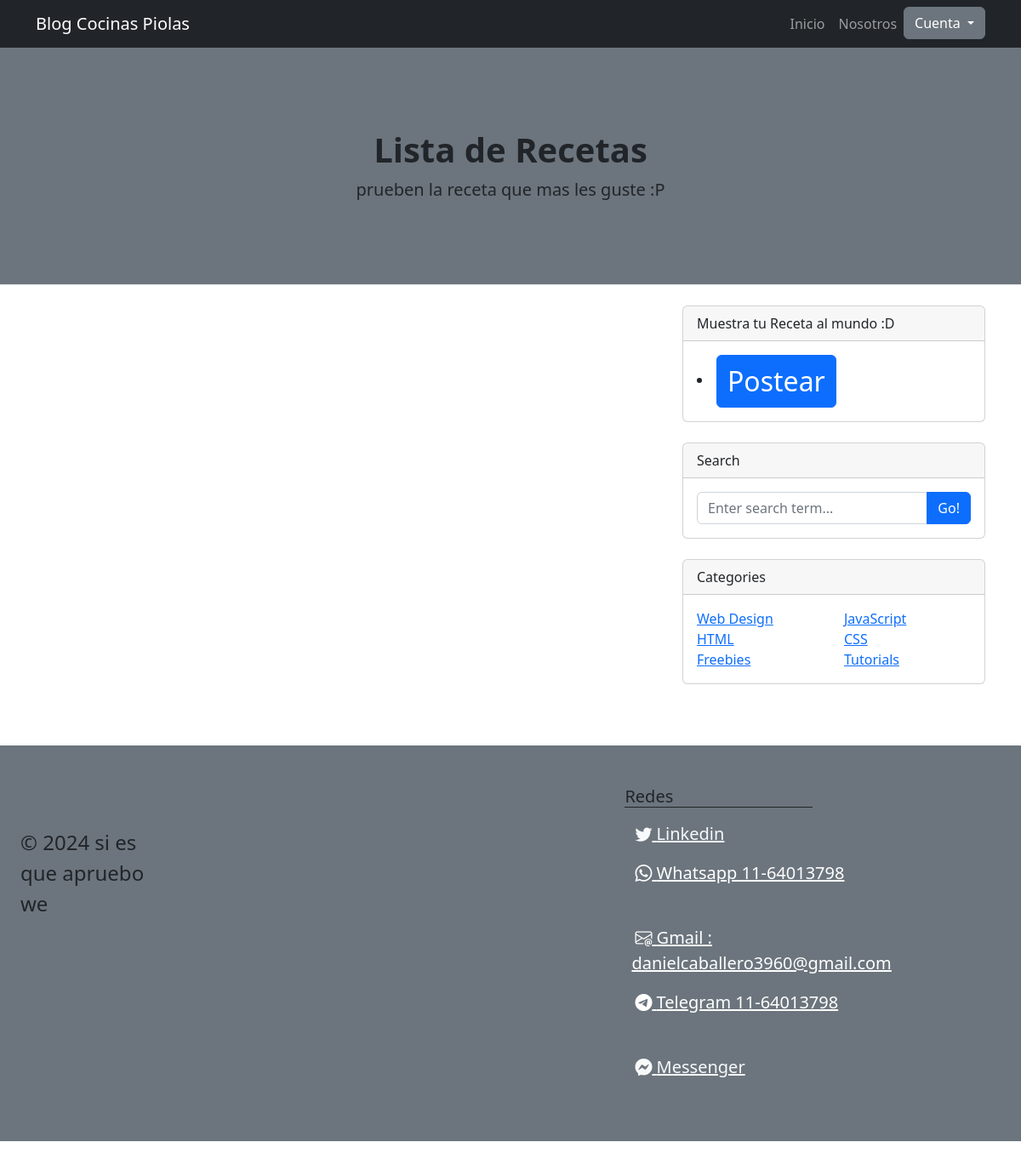
Page /listaRecetas/ on the earlier database version.
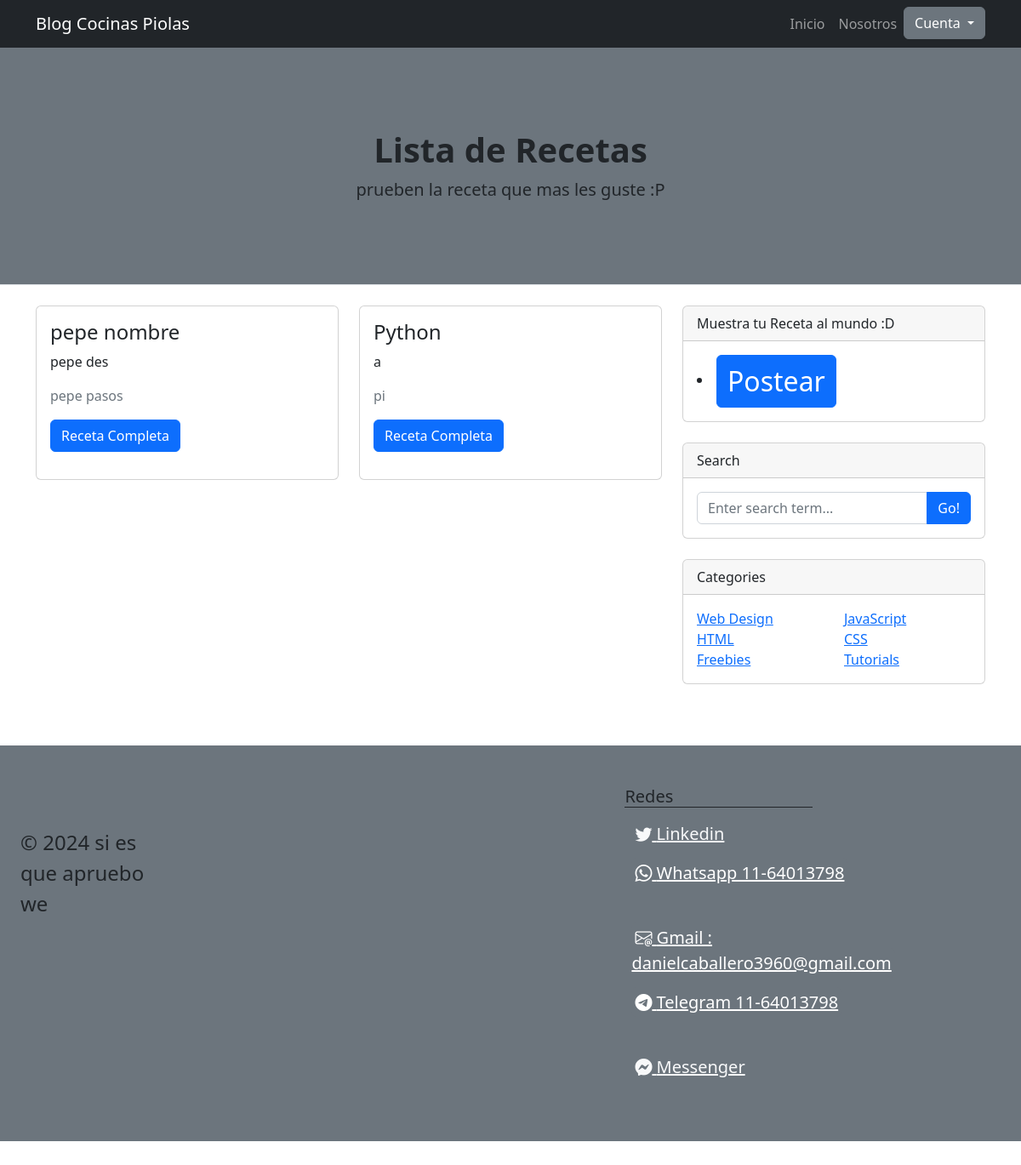
Same page on the later database version.
### AppBlogCocina/models.py (models this page shows, shortened)
class Receta(models.Model):
    nombre = models.CharField(max_length=40)
    descripcion = models.CharField(max_length=800)
    pasos_completos = models.CharField(max_length=8000)
    categoria = models.CharField(max_length=200)
    user = models.ForeignKey(User, on_delete=models.CASCADE)

### AppBlogCocina/views.py (the view)
# urls.py: path('listaRecetas/', views.RecetaListView.as_view(), name="Lista"),
class RecetaListView(ListView):
    model = Receta
    template_name = "AppBlogCocina/receta_list.html"

### AppBlogCocina/templates/AppBlogCocina/receta_list.html (shortened to what this page needs)
{% extends 'AppBlogCocina/base.html' %}
{% load static %}
{% block headerFrase %}
    <h1 class="fw-bolder">Lista de Recetas</h1>
    <p class="lead mb-0">prueben la receta que mas les guste :P</p>
{% endblock headerFrase %}
{% block main %}
        <div class="container">
            <div class="row">
                <div class="col-lg-8">
                    <div class="row">
                        {% if request.user == None %}
                            <div class="card">
                                <div class="card-body">
                                no hay nada todavia :/
                                </div>
                            </div>
                        {% else %}
                            {% for Receta in object_list %}
                                <div class="col-lg-6">
                                    <div class="card mb-4">
                                        <div class="card-body">
                                            <h2 class="card-title h4">{{ Receta.nombre }}</h2>
                                            <p class="card-text">{{ Receta.descripcion }}</p>
                                            <p class="card-text text-secondary">{{ Receta.categoria }}</p>
                                            <p class="d-flex flex-row mb-3 gap-2">
                                                <a class="btn btn-primary" href="{% url 'Detail' Receta.id %}">Receta Completa</a>
                                            </p>
                                        </div>
                                    </div>
                                </div>
                            {% endfor %}
                        {%endif %}
                    </div>
                </div>
                <div class="col-lg-4">
                    <div class="card mb-4">
                        <div class="card-header">Muestra tu Receta al mundo :D</div>
                        <div class="card-body">
                            <li><a class="fs-2 btn btn-primary"  href="{% url 'New' %}">Postear</a></li>
                        </div>
                    </div>
                    <div class="card mb-4">
                        <div class="card-header">Search</div>
                        <div class="card-body">
                            <div class="input-group">
                                <input class="form-control" type="text" placeholder="Enter search term..." aria-label="Enter search term..." aria-describedby="button-search" />
                                <button class="btn btn-primary" id="button-search" type="button">Go!</button>
                            </div>
                        </div>
                    </div>
                    <div class="card mb-4">
                        <div class="card-header">Categories</div>
                        <div class="card-body">
                            <div class="row">
                                <div class="col-sm-6">
                                    <ul class="list-unstyled mb-0">
                                        <li><a href="#!">Web Design</a></li>
                                        <li><a href="#!">HTML</a></li>
                                        <li><a href="#!">Freebies</a></li>
                                    </ul>
                                </div>
                                <div class="col-sm-6">
                                    <ul class="list-unstyled mb-0">
                                        <li><a href="#!">JavaScript</a></li>
                                        <li><a href="#!">CSS</a></li>
                                        <li><a href="#!">Tutorials</a></li>
                                    </ul>
                                </div>
                            </div>
                        </div>
                    </div>
                </div>
            </div>
        </div>
{% endblock main %}

### AppBlogCocina/templates/AppBlogCocina/base.html (shortened to what this page needs)
<!DOCTYPE html>
<html lang="en">
    <head>
        {% load static %}
        <link href="{% static 'AppBlogCocina/css/styles.css' %}" rel="stylesheet" />
        <link rel="stylesheet" href="https://cdn.jsdelivr.net/npm/bootstrap-icons@1.11.3/font/bootstrap-icons.min.css">
    </head>
    <body>
        <nav class="navbar navbar-expand-lg navbar-dark bg-dark">
            <div class="container">
                <a class="navbar-brand" href="#!">Blog Cocinas Piolas</a>
                <div class="collapse navbar-collapse" id="navbarSupportedContent">
                    <ul class="navbar-nav ms-auto mb-2 mb-lg-0">
                        <li class="nav-item"><a class="nav-link" href="{% url 'Inicio' %}">Inicio</a></li>
                        <li class="nav-item"><a class="nav-link" href="{% url 'About' %}">Nosotros</a></li>
                        {% if request.user.is_authenticated %}
                            <div class="dropdown">
                                <button class="btn btn-secondary dropdown-toggle" type="button" id="dropdownMenuButton1" data-bs-toggle="dropdown" aria-expanded="false">
                                    {{ request.user.username }}
                                </button>
                                <ul class="dropdown-menu" aria-labelledby="dropdownMenuButton1">
                                    <li><a class="dropdown-item" href="{% url 'Logout' %}">Cerrar sesión</a></li>
                                    <li><a class="dropdown-item" href="{% url 'PerfilUser' request.user.id %}">Perfil</a></li>
                                </ul>
                            </div>
                        {% else %}
                            <div class="dropdown">
                                <button class="btn btn-secondary dropdown-toggle" type="button" id="dropdownMenuButton1" data-bs-toggle="dropdown" aria-expanded="false">
                                    Cuenta
                                </button>
                            </div>
                        {% endif %}
                    </ul>
                </div>
            </div>
        </nav>
        <header class="py-5 bg-secondary border-bottom mb-4">
            <div class="container">
                <div class="text-center my-5">
                    {% block headerFrase %}{% endblock headerFrase %}
                </div>
            </div>
        </header>
        {% block main %}
        {% endblock main %}
        <div class="w-100 bg-secondary">
            <footer class="footer row row-cols-1 row-cols-md-8 row-cols-lg-5 py-5 my-5">
              <div class="footer-col col mb-3">
                <a href="/" class="d-flex align-items-center mb-3 link-body-emphasis text-decoration-none">
                  <svg class="bi me-2" width="40" height="32"><use xlink:href="#bootstrap"></use></svg>
                </a>
                <p class="text-body-secondary fs-4 px-4">© 2024 si es que apruebo we</p>
              </div>
              <div class="col mb-3">
              </div>
              <div class="col mb-3">
              </div>
              <div class="col mb-3">
                <h5 class="border-bottom border-dark">Redes</h5>
                <ul class="nav flex-column">
                  <li class="p-2"><a href="https://www.linkedin.com/in/daniel-caballero-b005a0246/" class="p-0 p-1 rounded text-light bi bi-twitter fs-5"> Linkedin</a></li>
                  <li class="p-2"><a href="#" class="p-0 p-1 rounded text-bg-secondary bi bi-whatsapp fs-5"> Whatsapp 11-64013798</a></li>
                  <li class="p-2"><a href="#" class="p-0 p-1 rounded text-bg-secondary bi bi-envelope-at fs-5"> Gmail : danielcaballero3960@gmail.com</a></li>
                  <li class="p-2"><a href="#" class="p-0 p-1 rounded text-bg-secondary bi bi-telegram fs-5"> Telegram 11-64013798</a></li>
                  <li class="p-2"><a href="https://www.facebook.com/daniel.caballero.16100/" class="p-0 p-1 rounded text-light bi bi-messenger fs-5"> Messenger</a></li>
                </ul>
              </div>
    </body>
</html>

Differences in the rows shown:
added Receta: nombre "pepe nombre", descripcion "pepe des", categoria "pepe pasos"
added Receta: nombre "Python", descripcion "a", categoria "pi"
